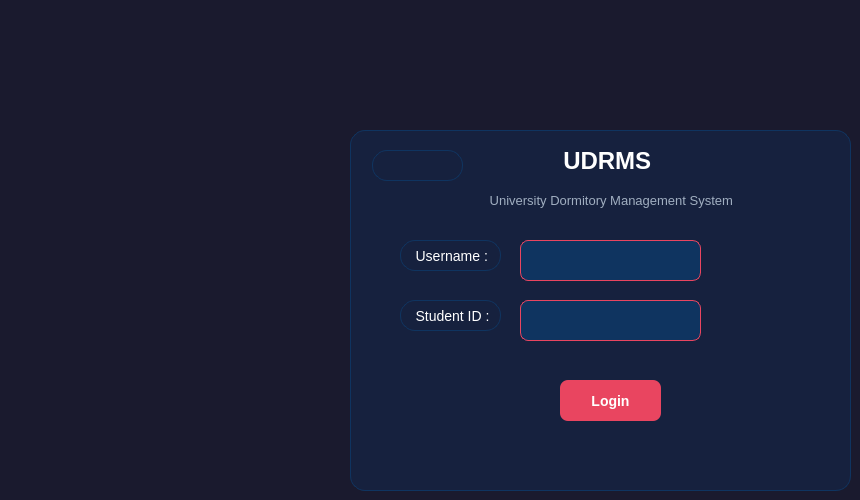
    <widget class="QWidget" name="loginPage">
     <property name="styleSheet">
      <string notr="true">background-color: #1a1a2e;</string>
     </property>
     <widget class="QFrame" name="frame">
      <property name="geometry">
       <rect>
        <x>350</x>
        <y>130</y>
        <width>501</width>
        <height>361</height>
       </rect>
      </property>
      <property name="styleSheet">
       <string notr="true">background-color: #16213e;
border-radius: 15px;
border: 1px solid #0f3460;
</string>
      </property>
      <property name="frameShape">
       <enum>QFrame::Shape::StyledPanel</enum>
      </property>
      <property name="frameShadow">
       <enum>QFrame::Shadow::Raised</enum>
      </property>
      <widget class="QLabel" name="label">
       <property name="geometry">
        <rect>
         <x>160</x>
         <y>10</y>
         <width>191</width>
         <height>41</height>
        </rect>
       </property>
       <property name="styleSheet">
        <string notr="true">color: white;
font-size: 24px;
font-weight: bold;
background-color: transparent;
border: none;</string>
       </property>
       <property name="text">
        <string>        UDRMS</string>
       </property>
      </widget>
      <widget class="QLabel" name="label_2">
       <property name="geometry">
        <rect>
         <x>100</x>
         <y>50</y>
         <width>331</width>
         <height>41</height>
        </rect>
       </property>
       <property name="styleSheet">
        <string notr="true">color: #a0aec0;
font-size: 13px;
background-color: transparent;
border: none;</string>
       </property>
       <property name="text">
        <string>           University Dormitory Management System</string>
       </property>
      </widget>
      <widget class="QLineEdit" name="usernameEdit">
       <property name="geometry">
        <rect>
         <x>170</x>
         <y>110</y>
         <width>181</width>
         <height>41</height>
        </rect>
       </property>
       <property name="styleSheet">
        <string notr="true">background-color: #0f3460;
color: white;
border-radius: 8px;
border: 1px solid #e94560;
padding: 5px;
font-size: 13px;</string>
       </property>
       <property name="text">
        <string/>
       </property>
      </widget>
      <widget class="QLineEdit" name="passwordEdit">
       <property name="geometry">
        <rect>
         <x>170</x>
         <y>170</y>
         <width>181</width>
         <height>41</height>
        </rect>
       </property>
       <property name="styleSheet">
        <string notr="true">background-color: #0f3460;
color: white;
border-radius: 8px;
border: 1px solid #e94560;
padding: 5px;
font-size: 13px;</string>
       </property>
       <property name="text">
        <string/>
       </property>
      </widget>
      <widget class="QPushButton" name="btnLogin">
       <property name="geometry">
        <rect>
         <x>210</x>
         <y>250</y>
         <width>101</width>
         <height>41</height>
        </rect>
       </property>
       <property name="styleSheet">
        <string notr="true">background-color: #e94560;
color: white;
border-radius: 8px;
border: none;
font-size: 14px;
font-weight: bold;
padding: 8px;</string>
       </property>
       <property name="text">
        <string>Login</string>
       </property>
      </widget>
      <widget class="QLabel" name="label_3">
       <property name="geometry">
        <rect>
         <x>22</x>
         <y>20</y>
         <width>91</width>
         <height>31</height>
        </rect>
       </property>
       <property name="styleSheet">
        <string notr="true">border-image: url(:/image/image/ENSIA_png.jpg);</string>
       </property>
       <property name="text">
        <string/>
       </property>
      </widget>
      <widget class="QLabel" name="label_4">
       <property name="geometry">
        <rect>
         <x>50</x>
         <y>110</y>
         <width>101</width>
         <height>31</height>
        </rect>
       </property>
       <property name="styleSheet">
        <string notr="true">color: white;
font-size: 14px;
</string>
       </property>
       <property name="text">
        <string>   Username :</string>
       </property>
      </widget>
      <widget class="QLabel" name="label_5">
       <property name="geometry">
        <rect>
         <x>50</x>
         <y>170</y>
         <width>101</width>
         <height>31</height>
        </rect>
       </property>
       <property name="styleSheet">
        <string notr="true">color: white;
font-size: 14px;</string>
       </property>
       <property name="text">
        <string>   Student ID :</string>
       </property>
      </widget>
     </widget>
    </widget>
